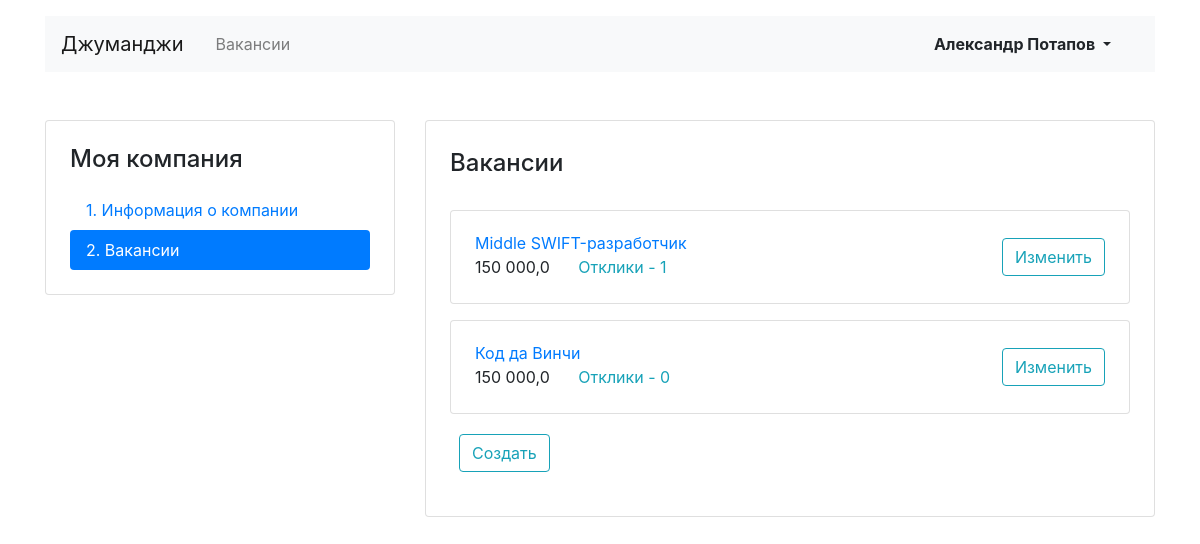
The page /mycompany/vacancies/ (signed in) on the database as committed earlier.
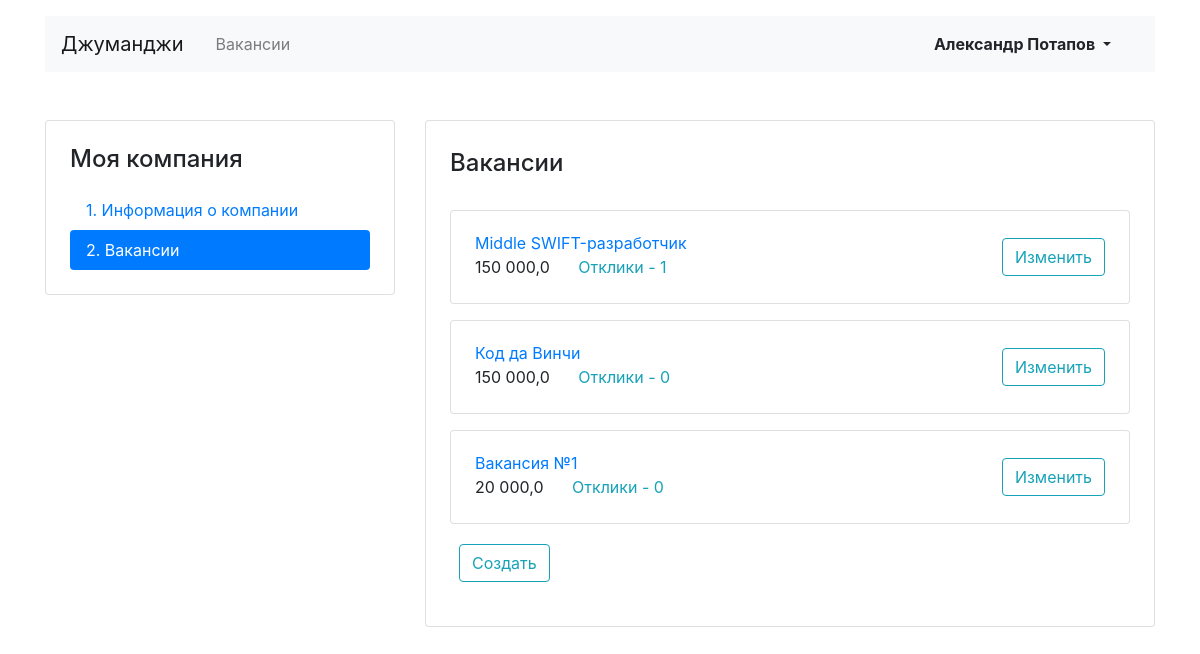
The same page on the database as committed later.
### JunJob/models.py (models this page shows)
class Vacancy(models.Model):
    title = models.CharField(max_length=60)
    specialty = models.ForeignKey(Specialty, related_name='vacancies', on_delete=models.CASCADE)
    company = models.ForeignKey(Company, related_name='vacancies', on_delete=models.CASCADE)
    skills = models.TextField()
    description = models.TextField()
    salary_min = models.FloatField()
    salary_max = models.FloatField()
    published_at = models.DateField()

### JunJob/views.py (the view)
# urls.py: path('mycompany/vacancies/', views.my_company_vacancies_view, name='my_vacancies'),  # Мои вакансии (список)
def my_company_vacancies_view(request):  # Мои вакансии (список)
    my_company = request.user.company
    vacancies_list = models.Vacancy.objects.filter(company=my_company)
    return render(request, 'about_company/about_vacancies/VacanciesList.html', {'vacancies_list': vacancies_list})

### JunJob/templates/about_company/about_vacancies/VacanciesList.html (shortened to what this page needs)
{% extends 'about_company/about_vacancies/VacancyBase.html' %}
{% block vacancy %}
      <div class="col-12 col-lg-8">
        <div class="card">
          <div class="card-body px-4 pb-4">
            <section class="tab-pane fade show active">
              <h2 class="h4 pt-2 pb-3">Вакансии</h2>
              {% if vacancies_list %}
              {% for vacancy in vacancies_list %}
              <div class="card mt-3">
                <div class="card-body px-4">
                  <div class="row align-items-center">
                    <div class="col-6 col-lg-8">
                      <a href="{% url 'onevacancy' vacancy.id %}" class="mb-1">{{ vacancy.title }}</a>
                      <p class="mb-1">
                        {% load humanize %}
                        <span class="mr-4">{{ vacancy.salary_max|intcomma }}</span>
                        <a href="{% url 'my_vacancy_view' vacancy.id %}" class="text-info">
                          Отклики - {{ vacancy.applications.count }}
                        </a>
                      </p>
                    </div>
                    <div class="col-6 col-lg-4 text-right">
                      <a href="{% url 'my_vacancy_edit' vacancy.id %}" class="btn btn-outline-info">Изменить</a>
                    </div>
                  </div>
                </div>
              </div>
              {% endfor %}
              <div class="row align-items-center">
                <div class="card-body px-4">
                <a href="{% url 'create_a_vacancy' %}" class="btn btn-outline-info">Создать</a>
                </div>
              </div>
              {% endif %}
            </section>
          </div>
        </div>
      </div>
{% endblock %}

Rows that differ between the two databases and show on the page:
added Vacancy: title "Вакансия №1", salary_max "20 000,0", applications.count "0"
